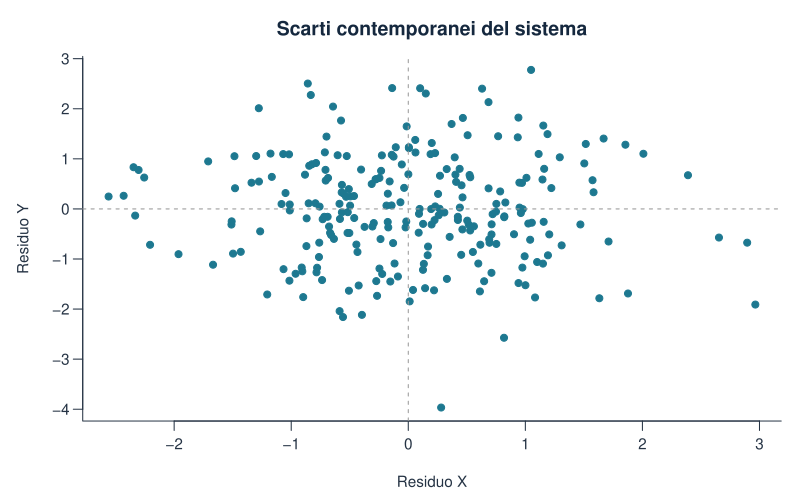

Recreate this plot in R.
rx <- residuals(mod$fit_x); ry <- residuals(mod$fit_y)
cov(cbind(X=rx,Y=ry))
cor(rx,ry)
stile_grafico()
plot(rx,ry,pch=19,col=palette_geo[1],xlab="Residuo X",ylab="Residuo Y",
     main="Scarti contemporanei del sistema")
abline(h=0,v=0,lty=2,col="grey60")
